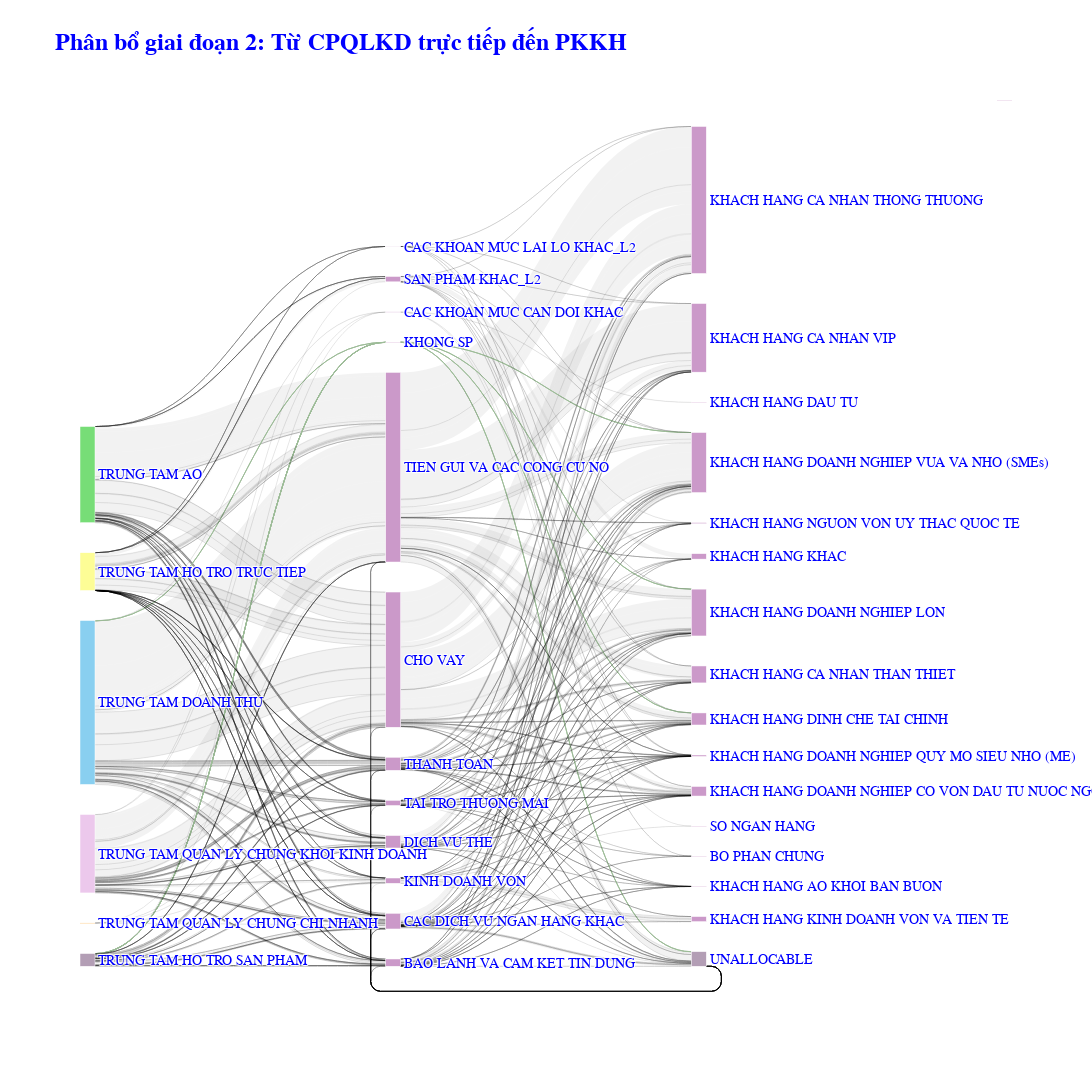

This figure's notebook cell:
### Code cell
highlighted_nodes = ['KHONG SP']
selected_columns = ['LEVEL_TT_NAME', 'LEVEL_SP_NAME', 'Tên phân khúc KH cấp 3']
color_map = dict(zip(df_2['LEVEL_TT_NAME'].to_list(), df_2['LEVEL_TT_COLOR'].to_list()))
fig = sankey_graph(sp_pk_df, selected_columns, highlighted_nodes, title= "<b>Phân bổ giai đoạn 2: Từ CPQLKD trực tiếp đến PKKH</b>", color_map= color_map)
fig

### Figure 1 — Plotly figure (JSON) as saved in the notebook; plotly's stock layout.template omitted (floating-point values rounded to 4 significant figures; data arrays with more than 128 entries replaced by an {"elided": "..."} marker saying what was removed)
{"data": [{"link": {"color": {"elided": "968 str values"}, "hoverlabel": {"font": {"family": "Rockwell", "size": 20}}, "hovertemplate": "<b>From:</b> %{source.label}<br><b>To:</b> %{target.label}<br><b>Sum:</b> %{value}<extra></extra>", "source": {"elided": "968 int values"}, "target": {"elided": "968 int values"}, "value": {"elided": "968 float values"}}, "node": {"color": ["#CB99C9", "#CB99C9", "#CB99C9", "#CB99C9", "#CB99C9", "#CB99C9", "#CB99C9", "#CB99C9", "#CB99C9", "#CB99C9", "#CB99C9", "#CB99C9", "#CB99C9", "#CB99C9", "#CB99C9", "#CB99C9", "#CB99C9", "#CB99C9", "#CB99C9", "#CB99C9", "#CB99C9", "#CB99C9", "#CB99C9", "#CB99C9", "#CB99C9", "#CB99C9", "#CB99C9", "#77DD77", "#89CFF0", "#B39EB5", "#FDFD96", "#FFB347", "#ECC8EC", "#B39EB5", "#CB99C9"], "hoverlabel": {"font": {"family": "Rockwell", "size": 20}}, "hovertemplate": "<b>Node:</b> %{label}<br><b>Sum:</b> %{value}<extra></extra>", "label": ["BAO LANH VA CAM KET TIN DUNG", "BO PHAN CHUNG", "CAC DICH VU NGAN HANG KHAC", "CAC KHOAN MUC CAN DOI KHAC", "CAC KHOAN MUC LAI LO KHAC_L2", "CHO VAY", "DICH VU THE", "KHACH HANG AO KHOI BAN BUON", "KHACH HANG CA NHAN THAN THIET", "KHACH HANG CA NHAN THONG THUONG", "KHACH HANG CA NHAN VIP", "KHACH HANG DAU TU", "KHACH HANG DINH CHE TAI CHINH", "KHACH HANG DOANH NGHIEP CO VON DAU TU NUOC NGOAI (FIE)", "KHACH HANG DOANH NGHIEP LON", "KHACH HANG DOANH NGHIEP QUY MO SIEU NHO (ME)", "KHACH HANG DOANH NGHIEP VUA VA NHO (SMEs)", "KHACH HANG KHAC", "KHACH HANG KINH DOANH VON VA TIEN TE", "KHACH HANG NGUON VON UY THAC QUOC TE", "KHONG SP", "KINH DOANH VON", "SAN PHAM KHAC_L2", "SO NGAN HANG", "TAI TRO THUONG MAI", "THANH TOAN", "TIEN GUI VA CAC CONG CU NO", "TRUNG TAM AO", "TRUNG TAM DOANH THU", "TRUNG TAM HO TRO SAN PHAM", "TRUNG TAM HO TRO TRUC TIEP", "TRUNG TAM QUAN LY CHUNG CHI NHANH", "TRUNG TAM QUAN LY CHUNG KHOI KINH DOANH", "UNALLOCABLE", ""], "line": {"color": "white"}, "pad": 15, "thickness": 15}, "type": "sankey", "valueformat": ",.5r", "valuesuffix": " VND"}], "layout": {"autosize": false, "font": {"color": "blue", "family": "Arial", "size": 14}, "height": 1080, "title": {"font": {"size": 24}, "text": "<b>Phân bổ giai đoạn 2: Từ CPQLKD trực tiếp đến PKKH</b>"}, "width": 1920, "xaxis": {"showticklabels": false, "visible": false}, "yaxis": {"showticklabels": false, "visible": false}}}
